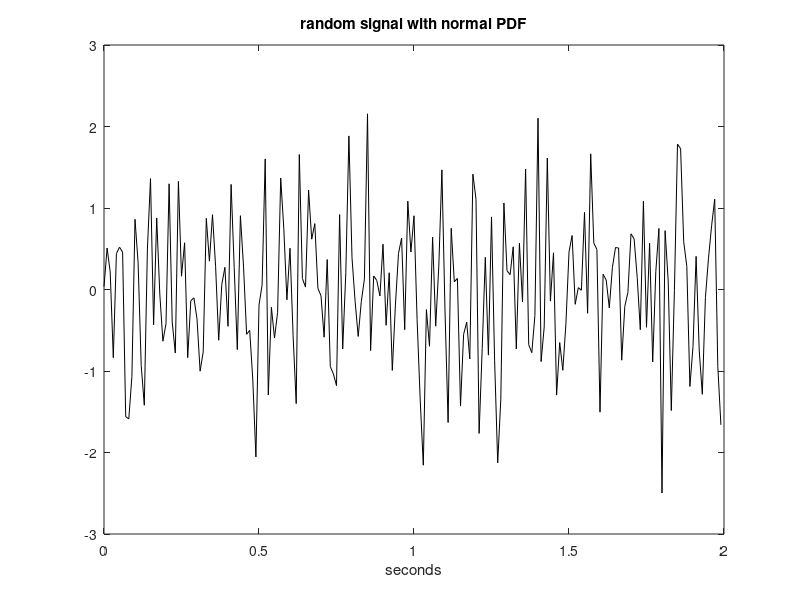

Reproduce this figure in MATLAB.
% See and hear a random signal with normal PDF
fs=100;                 %sampling frequency in Hz
tiv=1/fs;               %time interval between samples;
t=0:tiv:(2-tiv);        %time intervals set (200 values)
N=length(t);            %number of data points
y=randn(N,1);           %random signal data set
plot(t,y,'-k');         %plots figure
axis([0 2 -3 3]);
xlabel('seconds');
title('random signal with normal PDF');
fs=6000;                %sampling frequency in Hz
tiv=1/fs;               %time interval between samples;
t=0:tiv:(5-tiv);        %time intervals set (5 seconds)
N=length(t);
y=randn(N,1);           %random signal data set
sound(y,fs);            %sound
